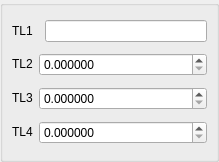
<?xml version="1.0" encoding="UTF-8"?>
<ui version="4.0">
 <class>MyDlgRef_1Sel3Spin_QTD</class>
 <widget class="QWidget" name="MyDlgRef_1Sel3Spin_QTD">
  <property name="geometry">
   <rect>
    <x>0</x>
    <y>0</y>
    <width>219</width>
    <height>162</height>
   </rect>
  </property>
  <property name="windowTitle">
   <string/>
  </property>
  <layout class="QGridLayout">
   <property name="margin">
    <number>0</number>
   </property>
   <property name="spacing">
    <number>6</number>
   </property>
   <item row="0" column="0">
    <widget class="QGroupBox" name="GroupBox1">
     <property name="title">
      <string/>
     </property>
     <layout class="QGridLayout">
      <property name="margin">
       <number>9</number>
      </property>
      <property name="spacing">
       <number>6</number>
      </property>
      <item row="2" column="1" colspan="2">
       <widget class="SalomeApp_DoubleSpinBox" name="SpinBox_DY">
        <property name="decimals">
         <number>6</number>
        </property>
        <property name="maximum">
         <double>1000000000.000000000000000</double>
        </property>
       </widget>
      </item>
      <item row="3" column="1" colspan="2">
       <widget class="SalomeApp_DoubleSpinBox" name="SpinBox_DZ">
        <property name="decimals">
         <number>6</number>
        </property>
        <property name="maximum">
         <double>1000000000.000000000000000</double>
        </property>
       </widget>
      </item>
      <item row="1" column="1" colspan="2">
       <widget class="SalomeApp_DoubleSpinBox" name="SpinBox_DX">
        <property name="decimals">
         <number>6</number>
        </property>
        <property name="maximum">
         <double>1000000000.000000000000000</double>
        </property>
       </widget>
      </item>
      <item row="1" column="0">
       <widget class="QLabel" name="TextLabel2">
        <property name="sizePolicy">
         <sizepolicy hsizetype="Fixed" vsizetype="Fixed">
          <horstretch>0</horstretch>
          <verstretch>0</verstretch>
         </sizepolicy>
        </property>
        <property name="text">
         <string>TL2</string>
        </property>
        <property name="wordWrap">
         <bool>false</bool>
        </property>
       </widget>
      </item>
      <item row="3" column="0">
       <widget class="QLabel" name="TextLabel4">
        <property name="sizePolicy">
         <sizepolicy hsizetype="Fixed" vsizetype="Fixed">
          <horstretch>0</horstretch>
          <verstretch>0</verstretch>
         </sizepolicy>
        </property>
        <property name="text">
         <string>TL4</string>
        </property>
        <property name="wordWrap">
         <bool>false</bool>
        </property>
       </widget>
      </item>
      <item row="2" column="0">
       <widget class="QLabel" name="TextLabel3">
        <property name="sizePolicy">
         <sizepolicy hsizetype="Fixed" vsizetype="Fixed">
          <horstretch>0</horstretch>
          <verstretch>0</verstretch>
         </sizepolicy>
        </property>
        <property name="text">
         <string>TL3</string>
        </property>
        <property name="wordWrap">
         <bool>false</bool>
        </property>
       </widget>
      </item>
      <item row="0" column="2">
       <widget class="QLineEdit" name="LineEdit1"/>
      </item>
      <item row="0" column="0">
       <widget class="QLabel" name="TextLabel1">
        <property name="sizePolicy">
         <sizepolicy hsizetype="Fixed" vsizetype="Fixed">
          <horstretch>0</horstretch>
          <verstretch>0</verstretch>
         </sizepolicy>
        </property>
        <property name="text">
         <string>TL1</string>
        </property>
        <property name="wordWrap">
         <bool>false</bool>
        </property>
       </widget>
      </item>
     </layout>
    </widget>
   </item>
  </layout>
 </widget>
 <layoutdefault spacing="6" margin="11"/>
 <pixmapfunction>qPixmapFromMimeSource</pixmapfunction>
 <customwidgets>
  <customwidget>
   <class>SalomeApp_DoubleSpinBox</class>
   <extends>QDoubleSpinBox</extends>
   <header location="global">SalomeApp_DoubleSpinBox.h</header>
  </customwidget>
 </customwidgets>
 <tabstops>
  <tabstop>LineEdit1</tabstop>
  <tabstop>SpinBox_DX</tabstop>
  <tabstop>SpinBox_DY</tabstop>
  <tabstop>SpinBox_DZ</tabstop>
 </tabstops>
 <resources/>
 <connections/>
</ui>
